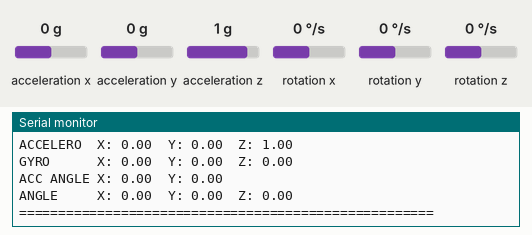
Bench run of a sketch on a simulated Arduino Uno, built with avr-gcc and run on an emulated ATmega328P. Shown: the last lines printed to the serial monitor. The inputs (shaded band) are chosen by the test bench; at power-on: acceleration x 0 g, acceleration y 0 g, rotation z 0 °/s, rotation x 0 °/s, acceleration z 1 g, rotation y 0 °/s.

Above: at 3.2 s.
3.3 s: acceleration x set to -1.4 g
At 3.67 s:
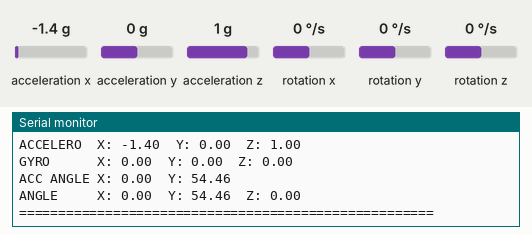
4.8 s: acceleration y set to -1.4 g
At 5.16 s:
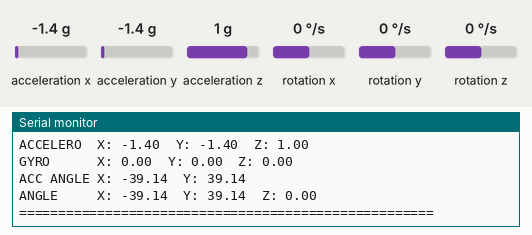
6.3 s: rotation z set to -192 °/s
At 6.66 s:
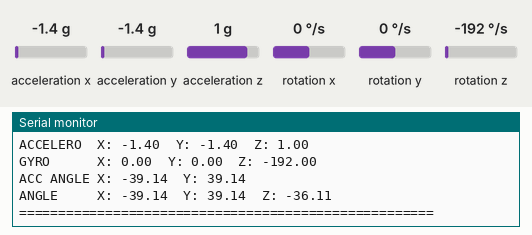
9.3 s: rotation x set to -192 °/s
At 9.45 s:
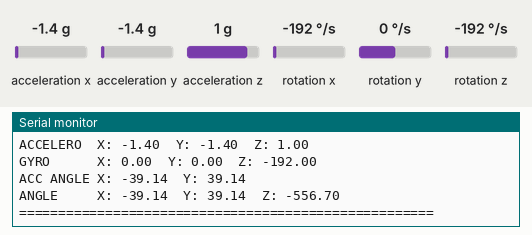
12.3 s: acceleration x set to 0 g
At 12.46 s:
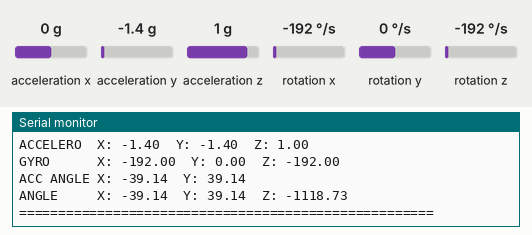
Timing chart, 0 to 15.3 s (numbered marks = the images above; inputs shaded):
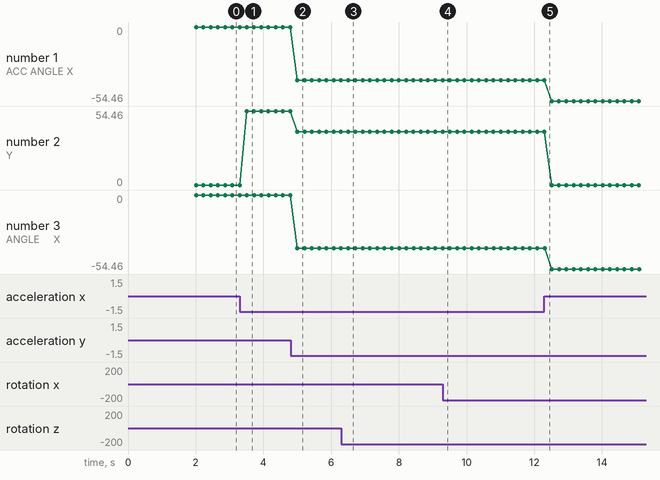

Measured:
- after the input at 3.3 s, the serial monitor: prints a new line after 0.20 s (image 1)
- after the input at 4.8 s, the serial monitor: prints a new line after 0.20 s (image 2)
- after the input at 6.3 s, the serial monitor: prints a new line after 0.20 s (image 3)
- plotted number 1: 0 → -39.14 after the input at 4.8 s, -39.14 → -54.46 after the input at 12.3 s
- plotted number 2: 0 → 54.46 after the input at 3.3 s, 54.46 → 39.14 after the input at 4.8 s
- plotted number 3: 0 → -39.14 after the input at 4.8 s, -39.14 → -54.46 after the input at 12.3 s

The sketch:

Step.ino
```cpp
// (licence header left out)
/* Get all possible data from MPU6050
 * Accelerometer values are given as multiple of the gravity [1g = 9.81 m/s²]
 * Gyro values are given in deg/s
 * License: MIT
 */

#include "Wire.h"
#include <MPU6050_light.h>

MPU6050 mpu(Wire);

unsigned long timer = 0;
int stepCount = 0;
const float STEP_THRESHOLD = 1.0; // 가속도 변화 임계값 (1g = 9.81 m/s²)
bool stepDetected = false;
float lastAccelMag = 0;

void setup() {
  Serial.begin(115200);
  Wire.begin();

  byte status = mpu.begin();
  Serial.print(F("MPU6050 status: "));
  Serial.println(status);
  while(status != 0){
    // stop everything if could not connect to MPU6050
    delay(1000);
    status = mpu.begin();
  }

  Serial.println(F("Calculating offsets, do not move MPU6050"));
  delay(1000);
  mpu.calcOffsets(true, true); // 자이로 및 가속도계 오프셋 계산
  Serial.println("Done!\n");
}

void loop() {
  mpu.update();

  if (millis() - timer > 200) { // print data every 200 ms
    detectStep();
    printData();
    timer = millis();
  }
}

void detectStep() {
  // 가속도 크기 계산
  float accelX = mpu.getAccX();
  float accelY = mpu.getAccY();
  float accelZ = mpu.getAccZ();
  float accelMag = sqrt(accelX * accelX + accelY * accelY + accelZ * accelZ);

  // 임계값을 초과하는 가속도 변화 감지
  if (abs(accelMag - lastAccelMag) > STEP_THRESHOLD) {
    if (!stepDetected) {
      stepCount++;
      stepDetected = true;
    }
  } else {
    stepDetected = false;
  }

  lastAccelMag = accelMag;
}

void printData() {
  Serial.print("STEP COUNT: ");
  Serial.println(stepCount);

  Serial.print("ACCELERO  X: "); Serial.print(mpu.getAccX());
  Serial.print("\tY: "); Serial.print(mpu.getAccY());
  Serial.print("\tZ: "); Serial.println(mpu.getAccZ());

  Serial.print(F("GYRO      X: ")); Serial.print(mpu.getGyroX());
  Serial.print("\tY: "); Serial.print(mpu.getGyroY());
  Serial.print("\tZ: "); Serial.println(mpu.getGyroZ());

  Serial.print(F("ACC ANGLE X: ")); Serial.print(mpu.getAccAngleX());
  Serial.print("\tY: "); Serial.println(mpu.getAccAngleY());

  Serial.print(F("ANGLE     X: ")); Serial.print(mpu.getAngleX());
  Serial.print("\tY: "); Serial.print(mpu.getAngleY());
  Serial.print("\tZ: "); Serial.println(mpu.getAngleZ());

  Serial.println(F("=====================================================\n"));
}
```
